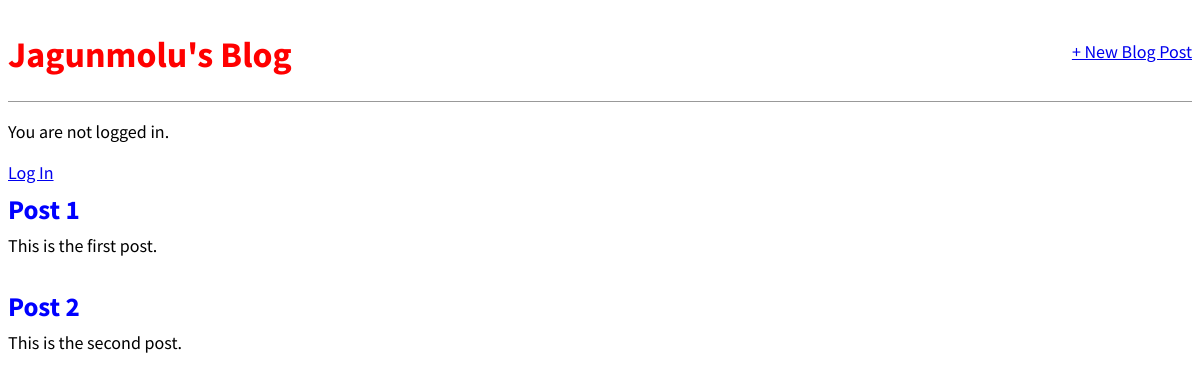
/, run on an earlier commit of the app's database.
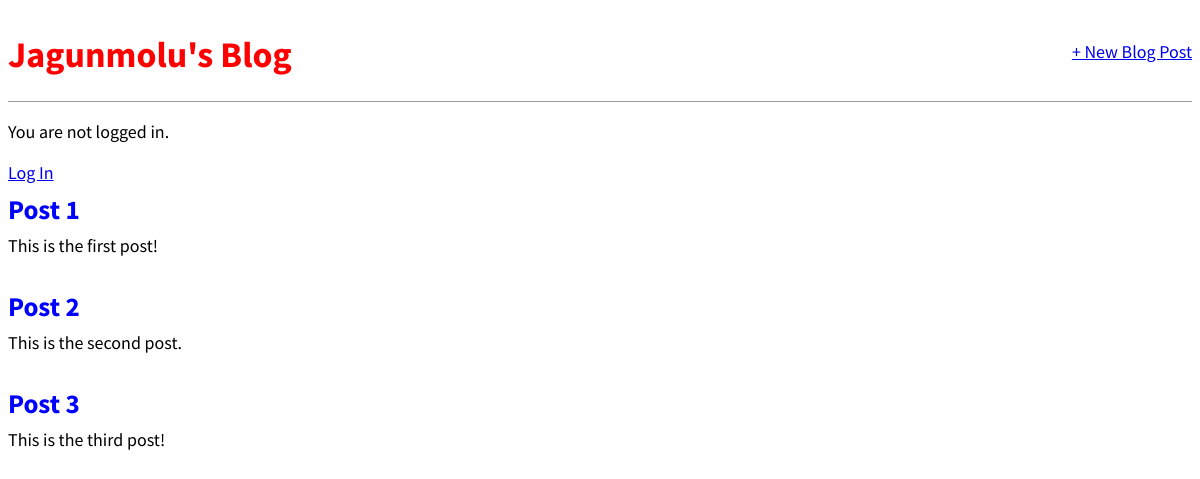
And on a later commit of the database.
### blog/models.py (models this page shows, shortened)
class Post(models.Model):
    title = models.CharField(max_length=50)
    author = models.ForeignKey(
        'auth.User',
        on_delete=models.CASCADE
    )
    body = models.TextField()

### blog/views.py (the view)
# urls.py: path('', BlogListView.as_view(), name='home'),
class BlogListView(ListView):
    model = Post
    template_name = 'index.html'

### templates/index.html
{% extends 'base.html' %}
{% block content %}
    {% for post in object_list %}
        <div class="post-entry">
            <h2><a href="{% url 'post_detail' post.pk %}">{{ post.title }}</a></h2>
            <p>{{ post.body }}</p>
        </div>
    {% endfor %}
{% endblock content %}

### templates/base.html (shortened to what this page needs)
{% load static %}
<!DOCTYPE html>
<html lang="en">
<head>
    <link href="{% static 'css/base.css' %}" rel="stylesheet">
</head>
<body>
    <div>
        <header>
            <div class="nav-left">
                <h1><a href="{% url 'home' %}">Jagunmolu's Blog</a></h1>
            </div>
            <div class="nav-right">
                <a href="{% url 'post_new' %}">+ New Blog Post</a>
            </div>
        </header>
        {% if user.is_authenticated %}
            <p>Hi {{ user.username }}!</p>
            <p><a href="{% url 'logout' %}">x Log out</a></p>
            {% else %}
                <p>You are not logged in.</p>
                <a href="{% url 'login' %}">Log In</a>
        {% endif %}
        {% block content %}
        {% endblock content %}
    </div>
</body>
</html>

### static/css/base.css (style rules this page uses)
header h1 a { color: red; }
body { font-family: 'Source Sans Pro', sans-serif; font-size: 18px; }
header { border-bottom: 1px solid #999; margin-bottom: 1rem; display: flex; }
header h1 a { color: red; text-decoration: none; }
.nav-left { margin-right: auto; }
.nav-right { display: flex; padding-top: 2rem; }
.post-entry { margin-bottom: 2rem; }
.post-entry h2 { margin: 0.5rem 0; }
.post-entry h2 a, .post-entry h2 a:visited { color: blue; text-decoration: none; }
.post-entry p { margin: 0; font-weight: 400; }

What changed in the data, as far as the page shows it:
changed Post "Post 1": body "This is the first post." → "This is the first post!"
added Post: title "Post 3", body "This is the third post!"
